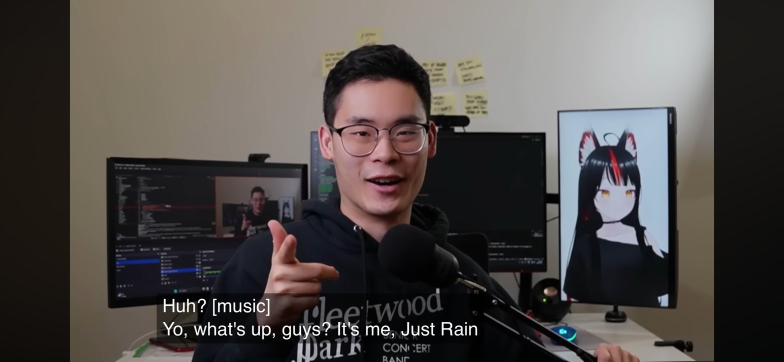
#> input picture temp_images/2c629113885b.jpg, 1568 x 724 px (shown at 1/2 size)
$ python -i image_utils.py   (imports and definitions only)
#> lines starting #> are read from the running program, lines starting #| are printed output that depends on the picture
"""Image utilities for BrinChat - compression and optimization."""

import base64
import io
import logging
from typing import List, Optional, Tuple
from PIL import Image

logger = logging.getLogger(__name__)

# Max dimensions for images sent to LLM (keeps quality while reducing tokens)
MAX_IMAGE_DIMENSION = 1568  # Claude's recommended max
MAX_IMAGE_BYTES = 500_000   # ~500KB max per image after compression
JPEG_QUALITY = 85           # Good balance of quality vs size


# [87 lines left out: function compress_image_base64, not called in this run]


def compress_images(images: Optional[List[str]], max_dimension: int = MAX_IMAGE_DIMENSION) -> Optional[List[str]]:
    """
    Compress a list of base64 images.

    Args:
        images: List of base64-encoded images
        max_dimension: Maximum width or height

    Returns:
        List of compressed base64 strings
    """
    if not images:
        return images

    compressed = []
    for i, img in enumerate(images):
        try:
            original_len = len(img)
            compressed_img = compress_image_base64(img, max_dimension=max_dimension)
            compressed.append(compressed_img)
            logger.debug(f"[ImageCompress] Image {i}: {original_len:,} -> {len(compressed_img):,} chars")
        except Exception as e:
            logger.error(f"[ImageCompress] Failed to compress image {i}: {e}")
            # Keep original on failure
            if img.startswith("data:"):
                compressed.append(img.split(",", 1)[-1])
            else:
                compressed.append(img)

    return compressed

>>> import cv2
>>> picture = cv2.imread('../../temp_images/2c629113885b.jpg', cv2.IMREAD_GRAYSCALE)
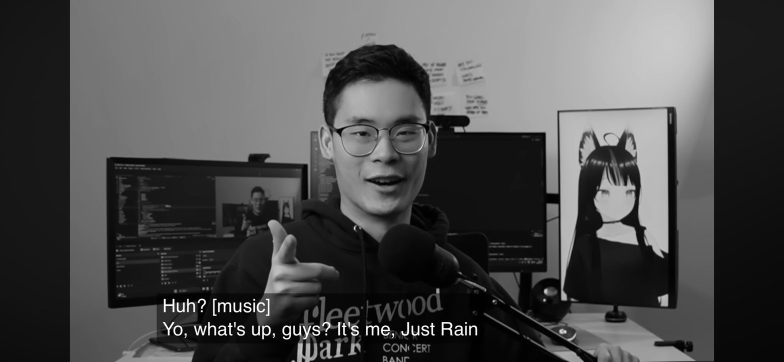
#> picture: shape (724, 1568) (shown at 1/2 size); min 0, max 255, mean 78.6
>>> result = compress_images(picture)
#> (the run stopped early here; a loop or call above may not have finished)
